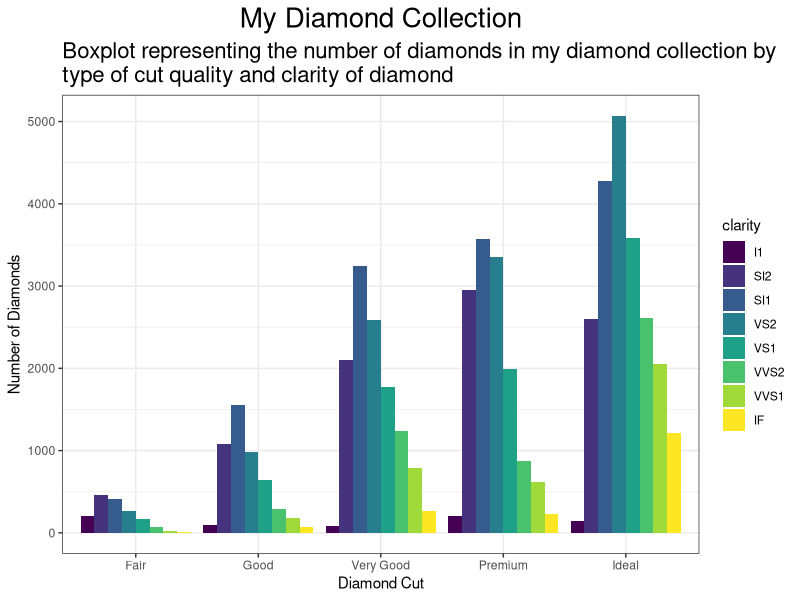
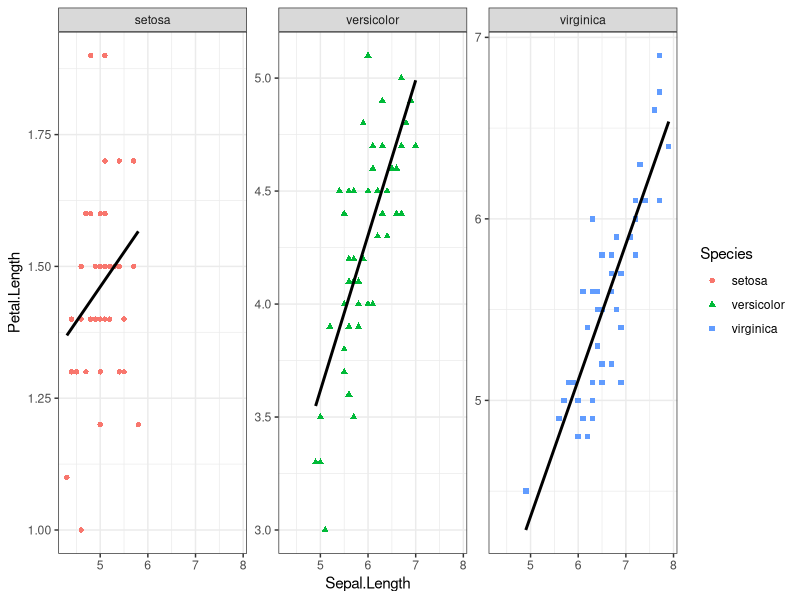
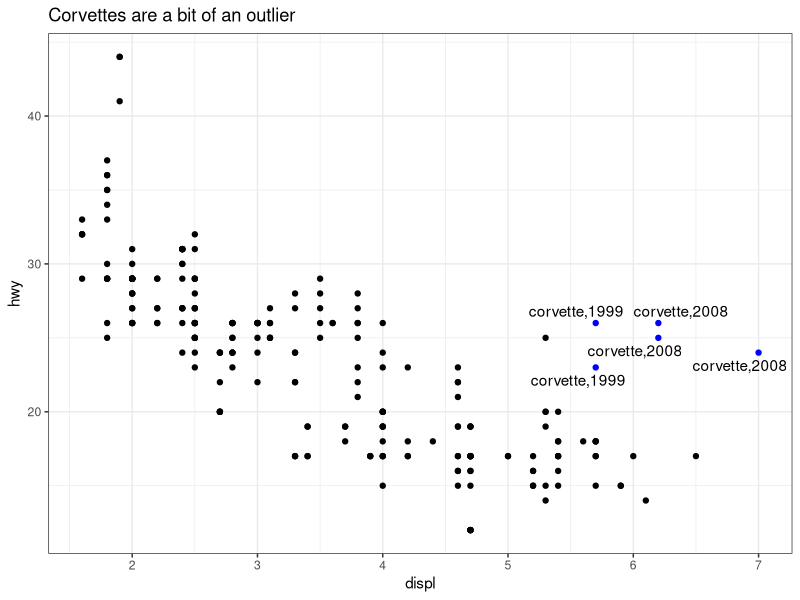
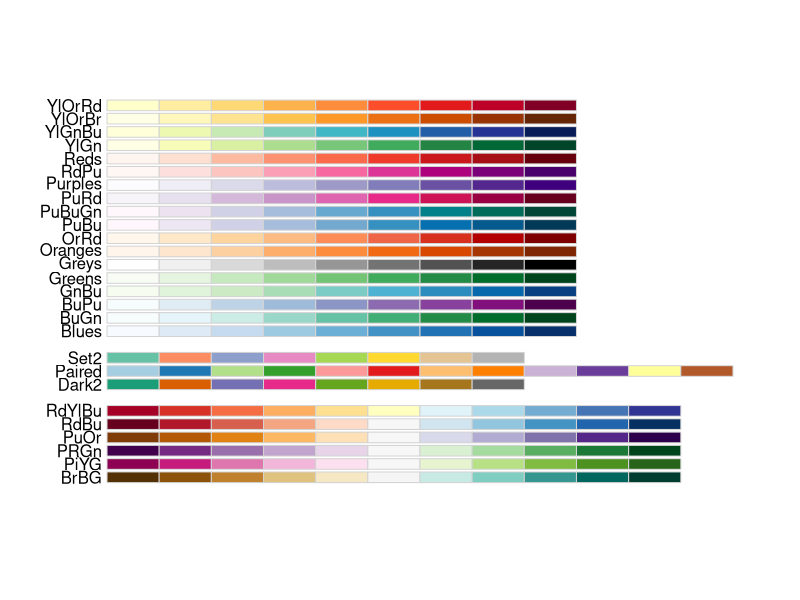

R code for these plots, in order:
## ---- chunk 1
knitr::opts_chunk$set(echo = FALSE)
## ---- chunk 2
library("ggplot2")
library("magrittr") #so I can do some piping
data("diamonds")
data("mpg")
data("iris")
theme_set(theme_bw()) #I'll give you this one, you can set the theme individually for graphs
#or you can set the theme for all the graphs using theme_set()
#theme_bw() is best theme (IMO)

#for graph 3:
library("ggrepel")


## ---- chunk 3
data("diamonds")
#hint think about the *position* the bars are in...
## ---- chunk 4
diamonds %>% 
  ggplot(aes(x = cut, fill = clarity)) +
  geom_bar(stat = "count", position = "dodge") + # stat argument allows for the y axis to count total number of cases #default of position is #stack, which is not what we want. Dodge will create this staggered looking bar plot
  labs(title = "My Diamond Collection", subtitle = "Boxplot representing the number of diamonds in my diamond collection by \ntype of cut quality and clarity of diamond", x = "Diamond Cut", y = "Number of Diamonds") + # using " \n " causes a line break in the subtitle
  theme(plot.title = element_text(hjust = 0.5, size = 20), plot.subtitle = element_text(size = 16))
#I am struggling to add the rectangle and text over the "Ideal" bars - any advice?
## ---- chunk 5
data("iris")
## ---- chunk 6
iris %>% 
  ggplot(aes(Sepal.Length, Petal.Length, color = Species, shape = Species)) +
  geom_point() +
  facet_wrap(vars(Species), scales = "free_y") + #I tried using scales with facet_grid() first and it did not work. I wonder why?
  geom_smooth(method = "lm",formula = y ~ x, se = FALSE, color = "black") #method = loess (which is the default) does not give the desired line,
#so I changed it to something that did. Do I understand why? No
#I am also not sure how to reorder the species. the "versicolor" facet need to be swapped with the "setosa"
## ---- chunk 7
data("mpg")
corvette <- mpg[mpg$model == "corvette",]
#install
require("ggrepel") #useful for making text annotations better, hint hint
set.seed(42)
## ---- chunk 8
mpg %>% 
  ggplot(aes(displ, hwy)) +
  geom_point(color = ifelse(mpg$hwy > 22 & mpg$displ > 5.5, "blue", "black")) + #ifelse() allows for only the outliers to be highlighted in blue
  geom_text_repel(data = corvette, aes(label = paste(model, year, sep = ",")), segment.alpha = 0) +
  labs(title = "Corvettes are a bit of an outlier")
#Not sure how to force "corvette" to be capitalized
## ---- chunk 9
data(mpg)

#hint for the coloring, colorbrewer and you can set palette colors and make your graphs colorblind friendly
library(RColorBrewer)
display.brewer.all(colorblindFriendly = T) #take a look at the colorblindfriendly options
## ---- chunk 10
